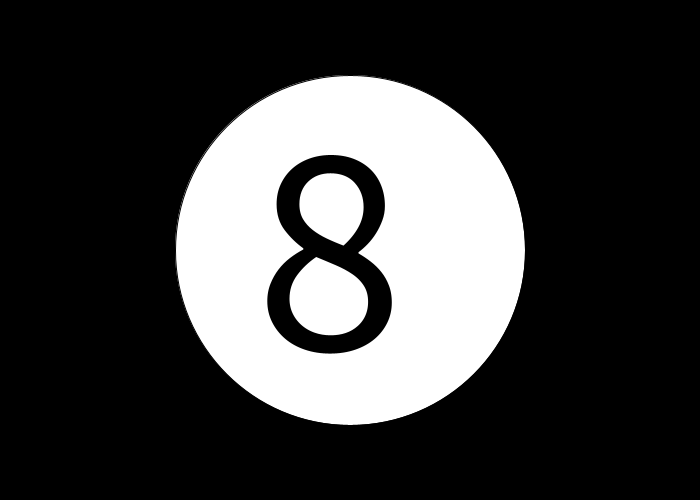
Frame 1 (no input)
Frame 60 (the mouse pressed at the canvas centre just before this capture): identical to frame 1, image omitted
Frame 120 (the mouse held since frame 60 and released just before this capture): identical to frame 1, image omitted

The Processing sketch that drew this single still picture (run headless with seeded random() and noise(); from frame 60 on, the mouse is pressed at the canvas centre):

// Processing sketch: sketch_190907a
// ── sketch_190907a.pde
  void setup() {
  size(700, 500);
  background(0);
  fill(255);
  ellipse(350, 250, 350, 350);
  fill(0);
  textSize(300);
  text("8", 255, 350);
  }
  //switches to active mode
  void draw() {
  }
  String[] predictions = {"Hard to the no", "Perhaps my guy", "Idk, probs",
  "For surely curly", "Hecc no", "Wouldn't you like to know weatherboy",
  "Try again in a second", "Unfortunately, yes"};
  //rerolls on mouse clicked
  void mouseClicked() {
    background(0);
    fill(255);
    ellipse(350, 250, 350, 350);
    float Japamas=random(0, 8);
    int Pajamas=int(Japamas);
    //gives responses
    {
    fill(0, 0, 255);
    textAlign(CENTER, CENTER);
    textSize(25);
    text(predictions[Pajamas], 325, 250);
    }
  println(Pajamas);
  }
